Frame 1 (no input): blank canvas, image omitted
Frame 60 (no input): blank canvas, image omitted
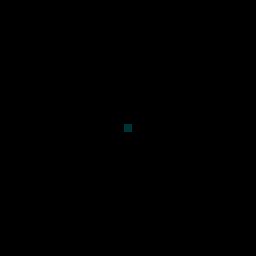
Frame 120 (the mouse pressed at the canvas centre since frame 60)

The p5.js sketch whose frames 1 and 60 were blank and that drew this single picture after the mouse press (run headless with seeded random() and noise() and a simulated clock; from frame 60 on, the mouse is pressed at the canvas centre):

// p5.js sketch
// ── sketch.js
// Generated by LiveScript 1.2.0
var canvasSize, pixelSize, colorRange, position, res$, i$, lresult$, j$, setup, draw, mousePressed, mouseDragged, keyPressed;
canvasSize = 256;
pixelSize = 4;
colorRange = 100;
res$ = [];
for (i$ = 0; i$ <= canvasSize; ++i$) {
  lresult$ = [];
  for (j$ = 0; j$ <= canvasSize; ++j$) {
    lresult$.push(0);
  }
  res$.push(lresult$);
}
position = res$;
setup = function(){
  createCanvas(canvasSize, canvasSize);
  noStroke();
  colorMode(HSB, colorRange);
};
draw = function(){
  var i$, step$, to$, y, j$, step1$, to1$, x;
  for (i$ = 0, to$ = canvasSize, step$ = pixelSize; step$ < 0 ? i$ > to$ : i$ < to$; i$ += step$) {
    y = i$;
    for (j$ = 0, to1$ = canvasSize, step1$ = pixelSize; step1$ < 0 ? j$ > to1$ : j$ < to1$; j$ += step1$) {
      x = j$;
      fill(50, 100, constrain(position[x][y], 0, colorRange));
      rect(x, y, pixelSize, pixelSize);
    }
  }
};
mousePressed = mouseDragged = function(){
  var baseX, baseY, i$, to$, x, j$, to1$, y;
  if (mouseX >= 0 && mouseX <= canvasSize && mouseY >= 0 && mouseY <= canvasSize) {
    baseX = mouseX - mouseX % pixelSize;
    baseY = mouseY - mouseY % pixelSize;
    for (i$ = 0, to$ = pixelSize; i$ <= to$; ++i$) {
      x = i$;
      for (j$ = 0, to1$ = pixelSize; j$ <= to1$; ++j$) {
        y = j$;
        position[baseX - pixelSize + x][baseY - pixelSize + y] += 20;
      }
    }
  }
};
keyPressed = function(){
  noLoop();
};
